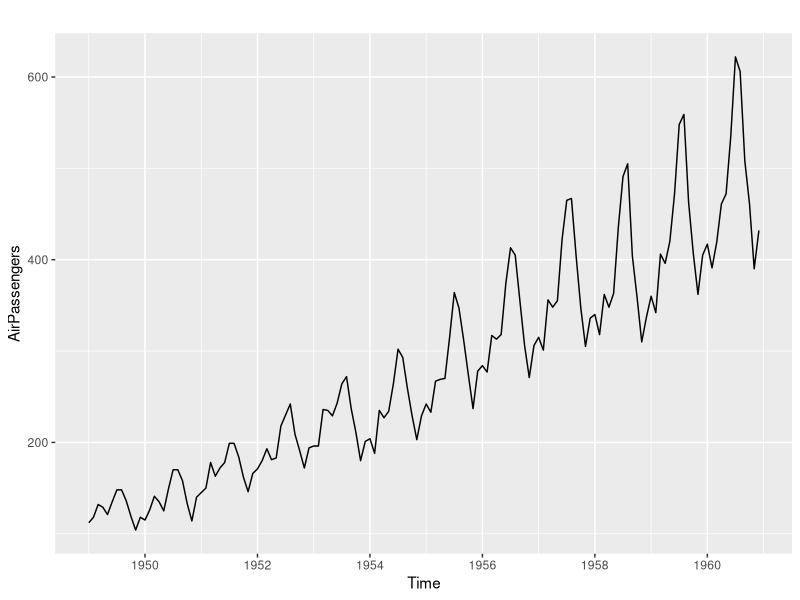
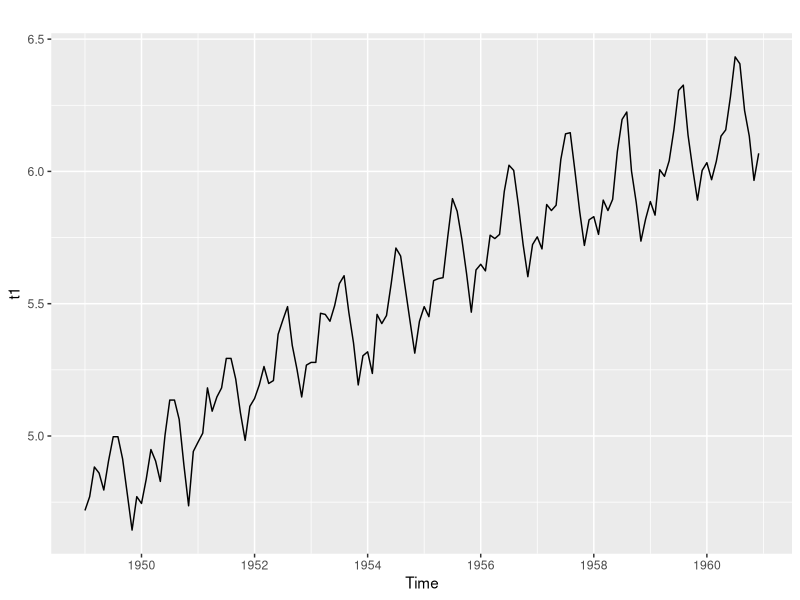
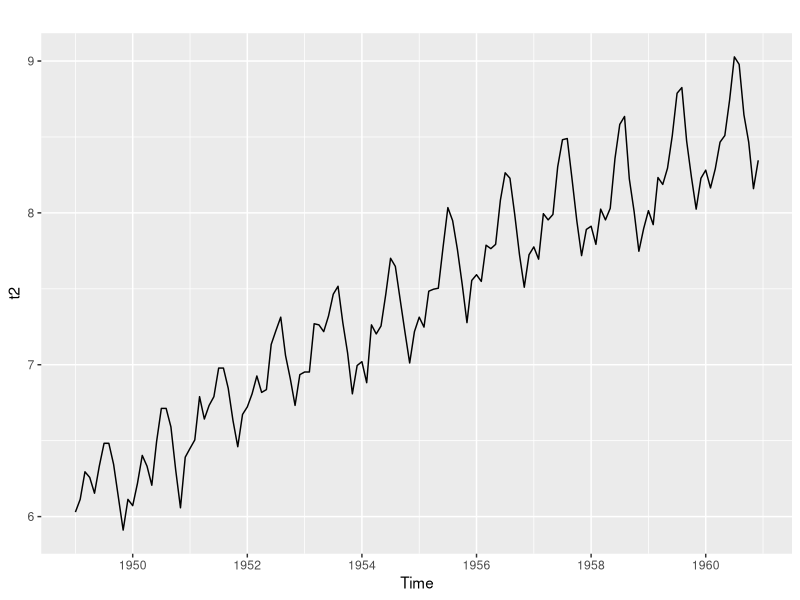
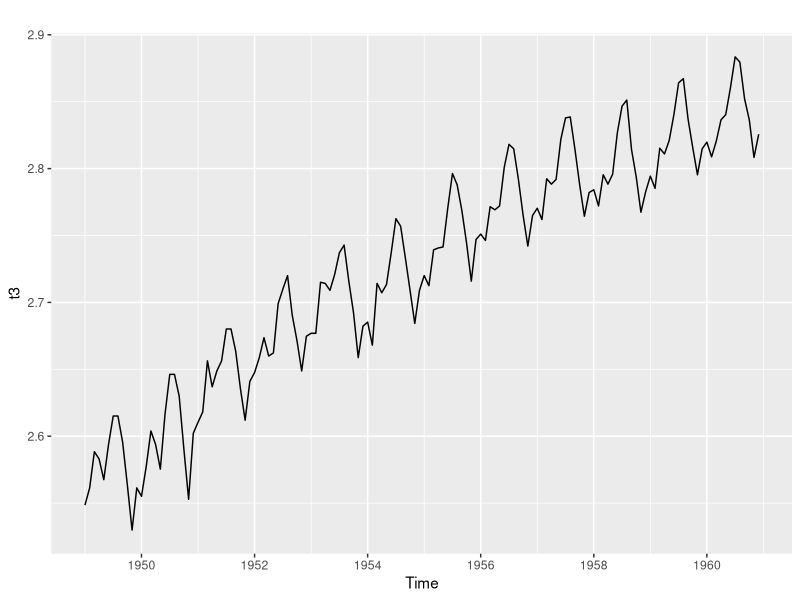
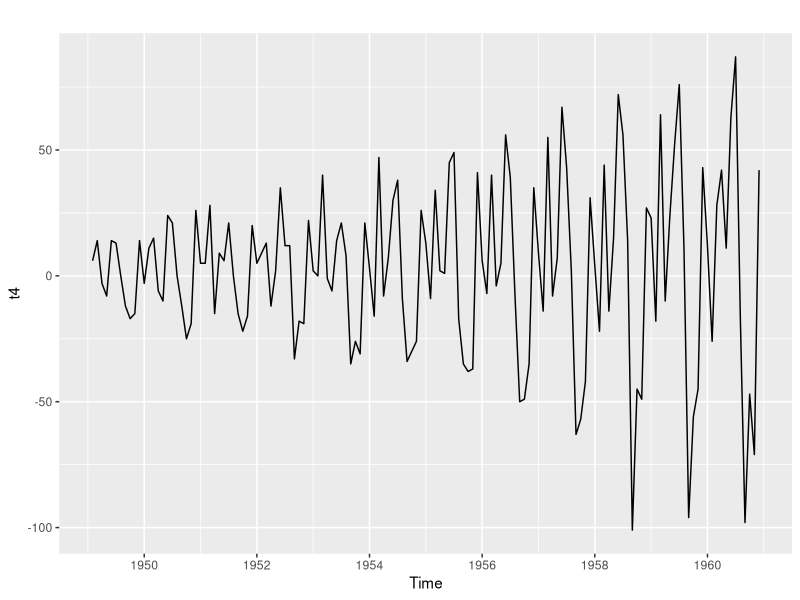
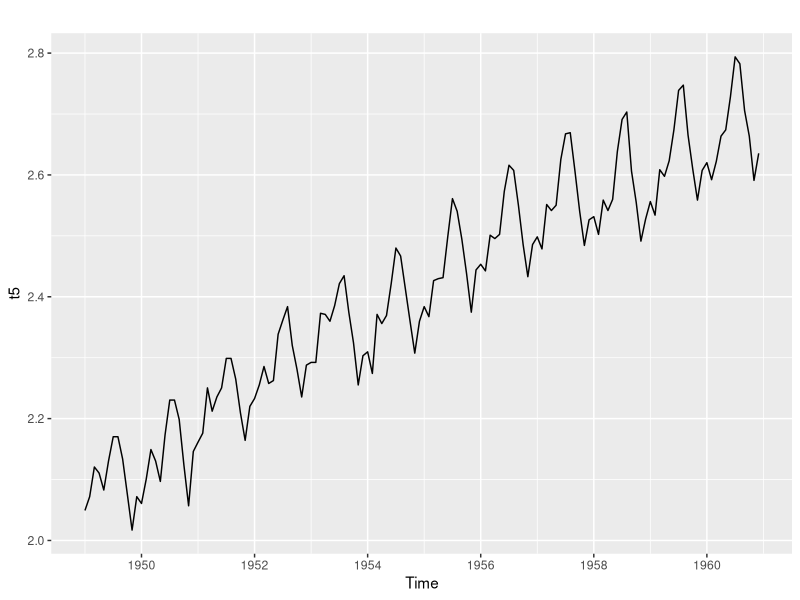
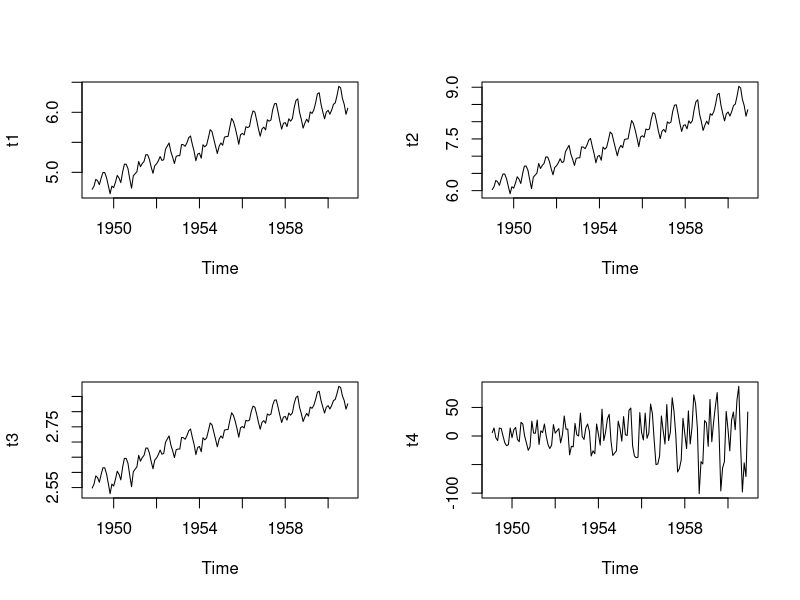
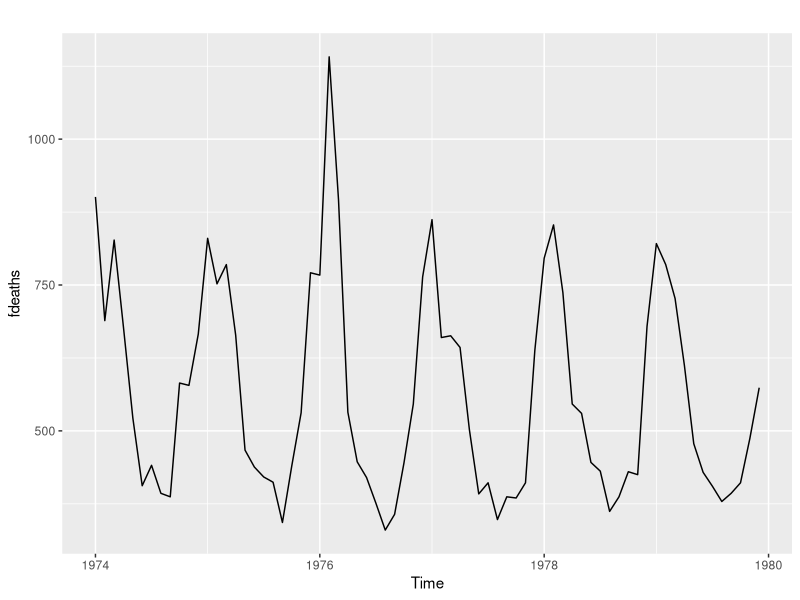

Write R code to recreate these figures, in order.
install.packages("forecast")
install.packages("ggplot2")
require(forecast)
require(ggplot2)

# Transformações

require(forecast)
require(ggplot2)

autoplot(AirPassengers)

t1 <- BoxCox(AirPassengers, lambda=0)
autoplot(t1)

t2 <- BoxCox(AirPassengers, lambda=0.1)
autoplot(t2)

lbd <- BoxCox.lambda(AirPassengers)
t3 <- BoxCox(AirPassengers, lambda=lbd)
autoplot(t3)

t4 <- diff(AirPassengers)
autoplot(t4)

t5 <- log10(AirPassengers)
autoplot(t5)

split.screen(figs=c(2,2))
screen(1)
plot(t1)
screen(2)
plot(t2)
screen(3)
plot(t3)
screen(4)
plot(t4)
close.screen(all=T)
dev.off() # ou pode usar isso


# Média Moveis

autoplot(fdeaths)

fdeaths2 = ma(fdeaths, order=5)
autoplot(fdeaths2)

fdeaths3 <- ma(fdeaths, order=12)
autoplot(fdeaths3)

fdeaths4 <- tsclean(fdeaths)
# Identify and replace outliers and 
# missing values in a time series
autoplot(fdeaths4)

plot(fdeaths)
lines(fdeaths2, col = "red")
lines(fdeaths3, col = "blue")
lines(fdeaths4, col = "green")

legend("topright", legend = c("Orig", "MA5", "MA12", "TSC"),
       col = c("black", "red", "blue", "green"), lty=1.2, cex=0.8)


# Naive com R

#gerar dados
set.seed (4312)
x = cumsum(sample(c(-1,1),101,T))
print(x)
serie = ts(x, start = c(1900), end = c(2000), frequency = 1)
print(serie)
autoplot(serie)

prev = naive(serie, h=5)
class(prev)
print(prev)
print(prev$fitted)
print(prev$residuals)

prev2 <- naive(serie, h=5, level=c(95,99))
print(prev2)
autoplot(prev2)

split.screen(figs=c(2,1))
screen(1)
plot(prev)
screen(2)
plot(prev2)
close.screen(all=T)

autoplot(AirPassengers)
prev3 = snaive(AirPassengers, h=12)
print(prev3)
autoplot(prev3)

# Verificando se o NAIVE deu certo.
prev3$mean
window(AirPassengers, start=c(1960))

#############

autoplot(fdeaths)
mean(fdeaths)
prev = meanf(fdeaths, h=5)
print(prev)
autoplot(prev)

# Vamos utilizar somentes os ultimos anos
fdeaths2 <- window(fdeaths, start=c(1976,1), end=c(1979,12))
autoplot(fdeaths2)
mean(fdeaths2)
prev2 = meanf(fdeaths2, h=5)
print(prev2)
autoplot(prev)


#Comparando
plot(prev)
lines(prev2$mean, col="red")


# Drift

autoplot(austres)
# Pega o ?ltimo valor
prev = rwf(austres, h=12, drift= F)
autoplot(prev)
# Faz a interpola??o com 1 e ultimo ponto
prev2 = rwf(austres, h=12, drift= T)
autoplot(prev2)

print(prev2)

## Outros Modelos

# Decomposicao

autoplot(AirPassengers)
prev <- stlf(AirPassengers, h =48)
print(prev)
autoplot(prev)

# Suavaizacao Exponencial

autoplot(austres)
mdl1 = holt(austres, h=16)
autoplot(mdl1)

mdl1$model

mdl2 <- holt(austres, h=16, alpha=0.2)
autoplot(mdl2)

plot(mdl1)
lines(mdl2$mean, col="red")

#damped = amortecido
mdl3 <- holt(austres, damped = T, phi=0.9, h=16)
autoplot(mdl3)

mdl4 <- holt(austres, damped = T, phi=0.8, h=16)
autoplot(mdl4)

#comparando
plot(mdl3)
lines(mdl4$mean, col = "red")

print(mdl3$mean)
print(mdl4$mean)

mdl5 <- hw(JohnsonJohnson, seasonal="additive", h=16)
autoplot(mdl5)

mdl6 <- hw(JohnsonJohnson, seasonal="multiplicative", h=16)
autoplot(mdl6)

plot(mdl5)
lines(mdl6$mean, col = "red")

#Modelo com amortecimento
mdl7 <- hw(JohnsonJohnson, seasonal="multiplicative", damped = T, phi=0.9, h=16)
autoplot(mdl7)

mdl8 <- ets(JohnsonJohnson)
print(mdl8)

prev <- forecast(mdl8, h=6, levels=c(85,90))
autoplot(prev)
print(prev$mean)

autoplot(mdl8$residuals)
autoplot(mdl8$fitted)

autoplot(decompose(JohnsonJohnson))

mdl9 <- ets(JohnsonJohnson, model="ZAA", damped=T)
print(mdl9)

mdl10 <- ets(JohnsonJohnson, model="ZZZ", damped=T)
print(mdl10)


# Auto Arima

modelo <- auto.arima(co2, trace = T)
print(modelo)
# Best model: ARIMA(1,1,1)(1,1,2)[12]     
# AIC=180.78   AICc=180.97   BIC=205.5

modelo2 <- auto.arima(co2, trace = T, stepwise=F, approximation=F)
print(modelo2)
# Best model: ARIMA(0,1,3)(0,1,1)[12]  
# AIC=176.86   AICc=177   BIC=197.47

prev1 <- forecast(modelo, h=12)
autoplot(prev1)

prev2 <- forecast(modelo2, h=12)
autoplot(prev2)

print(prev1)
print(prev2)

plot(prev1)
lines(prev2$mean, col="red")

#### Regressão

plot(Seatbelts)

x1 <- tslm(DriversKilled ~ trend, data=Seatbelts)
x2 <- tslm(DriversKilled ~ season, data=Seatbelts)
x3 <- tslm(DriversKilled ~ trend + season, data=Seatbelts)

#verifica as medidas pra escolha de modelo
CV(x1)
CV(x2)
CV(x3)
#previsão baseada na regressão
r1 <- forecast(x1, h=12)
r2 <- forecast(x2, h=12)
r3 <- forecast(x3, h=12)

autoplot(r1)
autoplot(r2)
autoplot(r3)

plot(r1)
lines(r2$mean, col="red")
lines(r3$mean, col="blue")
legend("topright", legend=c("Tend","Sazon","Tend+Sazon"),
       col=c("black","red","blue"),lty=1.2, cex=0.8)

# Rede Neural Autoregressivo

modelo <- nnetar(co2)
print(modelo)

prev = forecast(modelo, h=24)
print(prev)

autoplot(prev)

# Inclusindo uma variável aleatória

plot(Seatbelts)

autoplot(Seatbelts[,c("DriversKilled")])

cintos <- window(Seatbelts[,c("DriversKilled")], start= c(1980,1), end=c(1983,12))
print(cintos)

modelo1 <- auto.arima(cintos)
print(modelo1)

prev1 = forecast(modelo1, h=12)
print(prev1)
autoplot(prev1)

motoristas <- as.vector(window(Seatbelts[,c("drivers")], start= c(1980,1), end=c(1983,12)))

modelo2 <- auto.arima(cintos, xreg = motoristas)
print(modelo2)

motorista2 <- as.vector(window(Seatbelts[,c("drivers")], start= c(1984,1), end=c(1984,12)))
prev2 <- forecast(modelo2, xreg=motorista2)
print(prev2)
autoplot(prev2)

plot(prev1)
lines(prev2$mean, col="red")
